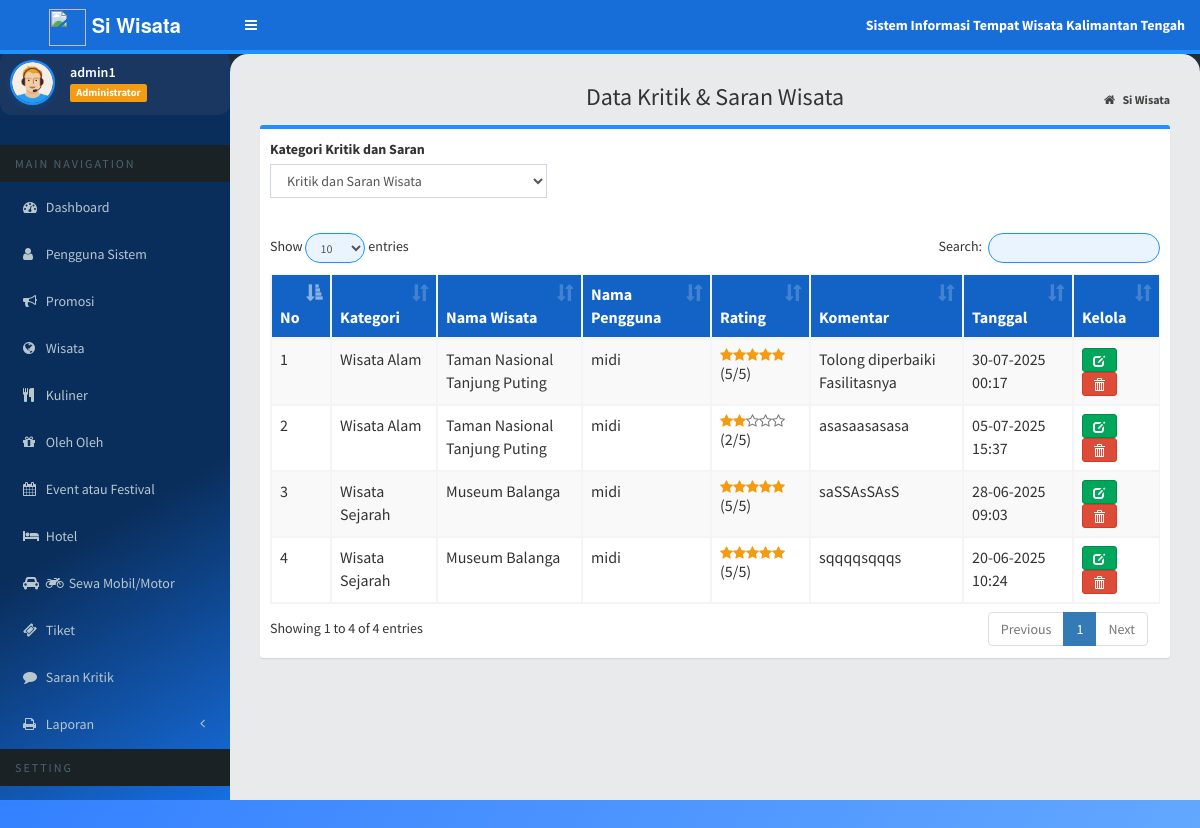
/index.php?page=MyApp/data_kritik_wisata (signed in), run on the app's committed database.
### tables this page shows
CREATE TABLE `tb_kritik_saran` (
  `id_kritik_saran` int(11) NOT NULL,
  `id_wisata` varchar(20) NOT NULL,
  `id_pengguna` int(11) NOT NULL,
  `rating` tinyint(4) NOT NULL COMMENT '1–5',
  `komentar` text NOT NULL,
  `tanggal` datetime NOT NULL DEFAULT current_timestamp()
);

CREATE TABLE `tb_wisata` (
  `id_wisata` varchar(20) NOT NULL,
  `kategori` varchar(20) NOT NULL,
  `nama_wisata` varchar(100) NOT NULL,
  `provinsi` varchar(50) NOT NULL,
  `kabupaten` varchar(50) NOT NULL,
  `kecamatan` varchar(50) NOT NULL,
  `alamat` varchar(200) NOT NULL,
  `harga_tiket` varchar(20) NOT NULL,
  `jam_operasional` varchar(50) NOT NULL,
  `fasilitas` varchar(100) NOT NULL,
  `kondisi_jalan` varchar(100) NOT NULL,
  `gambar` varchar(255) NOT NULL,
  `deskripsi` text NOT NULL,
  `tanggal_upload` date NOT NULL,
  `latitude` varchar(32) DEFAULT NULL,
  `longitude` varchar(32) DEFAULT NULL,
  `harga_makanan_min` int(11) DEFAULT NULL,
  `harga_makanan_max` int(11) DEFAULT NULL,
  `harga_minuman_min` int(11) DEFAULT NULL,
  `harga_minuman_max` int(11) DEFAULT NULL,
  `biaya_sewa` varchar(100) DEFAULT NULL,
  `estimasi_biaya` varchar(120) DEFAULT NULL
);

CREATE TABLE `tb_pengguna` (
  `id_pengguna` int(11) NOT NULL,
  `nama_pengguna` varchar(20) NOT NULL,
  `username` varchar(20) NOT NULL,
  `password` varchar(35) NOT NULL,
  `level` enum('Administrator','pengguna','','') NOT NULL,
  `alamat` varchar(100) DEFAULT NULL,
  `no_hp` varchar(20) DEFAULT NULL
);

### admin/wisata/data_kritik_wisata.php (the view, shortened to what this page needs)
<?php
include "inc/koneksi.php";
?>
<section class="content-header">
    <h1 style="text-align:center;">Data Kritik & Saran Wisata</h1>
    <ol class="breadcrumb">
        <li>
            <a href="index.php">
                <i class="fa fa-home"></i>
                <b>Si Wisata</b>
            </a>
        </li>
    </ol>
</section>
<section class="content">
    <div class="box box-primary">
        <div class="box-body">
            <div class="row">
                <div class="col-md-4">
                    <div class="form-group">
                        <label>Kategori Kritik dan Saran</label>
                        <select name="kategori" id="kategori" class="form-control" onchange="redirectToCategory(this.value)">
                            <option value="wisata" selected>Kritik dan Saran Wisata</option>
                        </select>
                    </div>
                </div>
            </div>
        </div>
        <div class="box-body">
            <div class="table-responsive">
                <table id="example1" class="table table-bordered table-striped">
                    <thead>
                        <tr>
                            <th>No</th>
                            <th>Kategori</th>
                            <th>Nama Wisata</th>
                            <th>Nama Pengguna</th>
                            <th>Rating</th>
                            <th>Komentar</th>
                            <th>Tanggal</th>
                            <th>Kelola</th>
                        </tr>
                    </thead>
                    <tbody>
                        <?php
                        $no = 1;
                        $sql = $koneksi->query("SELECT
                            ks.id_kritik_saran,
                            ks.id_wisata,
                            ks.id_pengguna,
                            ks.rating,
                            ks.komentar,
                            ks.tanggal,
                            w.nama_wisata,
                            w.kategori,
                            p.nama_pengguna
                            FROM tb_kritik_saran ks
                            LEFT JOIN tb_wisata w ON ks.id_wisata = w.id_wisata
                            LEFT JOIN tb_pengguna p ON ks.id_pengguna = p.id_pengguna
                            ORDER BY ks.tanggal DESC");
                        while ($data = $sql->fetch_assoc()) {
                            $rating = intval($data['rating']);
                            $stars = '';
                            for ($i = 1; $i <= 5; $i++) {
                                if ($i <= $rating) {
                                    $stars .= '<i class="fa fa-star text-warning"></i>';
                                } else {
                                    $stars .= '<i class="fa fa-star-o text-muted"></i>';
                                }
                            }
                            $stars .= ' (' . $rating . '/5)';
                            $komentar = htmlspecialchars($data['komentar']);
                            $komentar_pendek = strlen($komentar) > 100 ? substr($komentar, 0, 100) . '...' : $komentar;
                        ?>
                        <tr>
                            <td><?= $no++; ?></td>
                            <td><?= htmlspecialchars($data['kategori'] ?? 'Tidak Diketahui'); ?></td>
                            <td><?= htmlspecialchars($data['nama_wisata'] ?? 'Wisata Tidak Ditemukan'); ?></td>
                            <td><?= htmlspecialchars($data['nama_pengguna'] ?? 'Pengguna Tidak Ditemukan'); ?></td>
                            <td><?= $stars; ?></td>
                            <td>
                                <span class="komentar-pendek"><?= $komentar_pendek; ?></span>
                            </td>
                            <td><?= date('d-m-Y H:i', strtotime($data['tanggal'])); ?></td>
                            <td>
                                <a href="?page=MyApp/edit_kritik_wisata&id=<?= htmlspecialchars($data['id_kritik_saran']); ?>"
                                   class="btn btn-success btn-sm" title="Ubah">
                                    <i class="glyphicon glyphicon-edit"></i>
                                </a>
                                <a href="?page=MyApp/del_kritik_wisata&id=<?= htmlspecialchars($data['id_kritik_saran']); ?>"
                                   onclick="return confirm('Yakin hapus kritik dan saran ini?')"
                                   class="btn btn-danger btn-sm" title="Hapus">
                                    <i class="glyphicon glyphicon-trash"></i>
                                </a>
                            </td>
                        </tr>
                        <?php } ?>
                    </tbody>
                </table>
            </div>
        </div>
    </div>
</section>

### index.php (style rules this page uses)
body { background: linear-gradient(120deg, #2272ff 0%, #66aaff 100%) !important; }
.box-primary, .box { border-top: 4px solid #1e90ff !important; border-radius: 12px; box-shadow: 0 4px 20px 0 rgba(30,144,255,0.05); }
.btn-primary, .btn-info, .btn-success, .btn-warning, .btn-danger { border-radius: 24px; font-weight: 600; box-shadow: 0 2px 8px rgba(30,144,255,0.08); letter-spacing: 1px; }
.table-striped>tbody>tr:nth-of-type(odd) { background-color: #e3f0ff; }
.table > thead > tr { background: #1363c6; color: #fff; }

### admin/wisata/data_kritik_wisata.php (style rules this page uses)
.fa-star, .fa-star-o { font-size: 14px; }
.komentar-pendek { display: inline-block; max-width: 100%; word-wrap: break-word; }
.text-warning { color: #f39c12 !important; }
.text-muted { color: #777 !important; }

### data on the page
tb_kritik_saran: id_wisata.kategori "Wisata Alam", id_wisata.nama_wisata "Taman Nasional Tanjung Puting", id_pengguna.nama_pengguna "midi", rating 5 (drawn), stars "(5/5)", komentar "Tolong diperbaiki Fasilitasnya", tanggal "30-07-2025 00:17"
tb_kritik_saran: id_wisata.kategori "Wisata Alam", id_wisata.nama_wisata "Taman Nasional Tanjung Puting", id_pengguna.nama_pengguna "midi", rating 2 (drawn), stars "(2/5)", komentar "asasaasasasa", tanggal "05-07-2025 15:37"
tb_kritik_saran: id_wisata.kategori "Wisata Sejarah", id_wisata.nama_wisata "Museum Balanga", id_pengguna.nama_pengguna "midi", rating 5 (drawn), stars "(5/5)", komentar "saSSAsSAsS", tanggal "28-06-2025 09:03"
tb_kritik_saran: id_wisata.kategori "Wisata Sejarah", id_wisata.nama_wisata "Museum Balanga", id_pengguna.nama_pengguna "midi", rating 5 (drawn), stars "(5/5)", komentar "sqqqqsqqqs", tanggal "20-06-2025 10:24"

### other printed values
$data_nama "admin1"
$data_level "Administrator"
